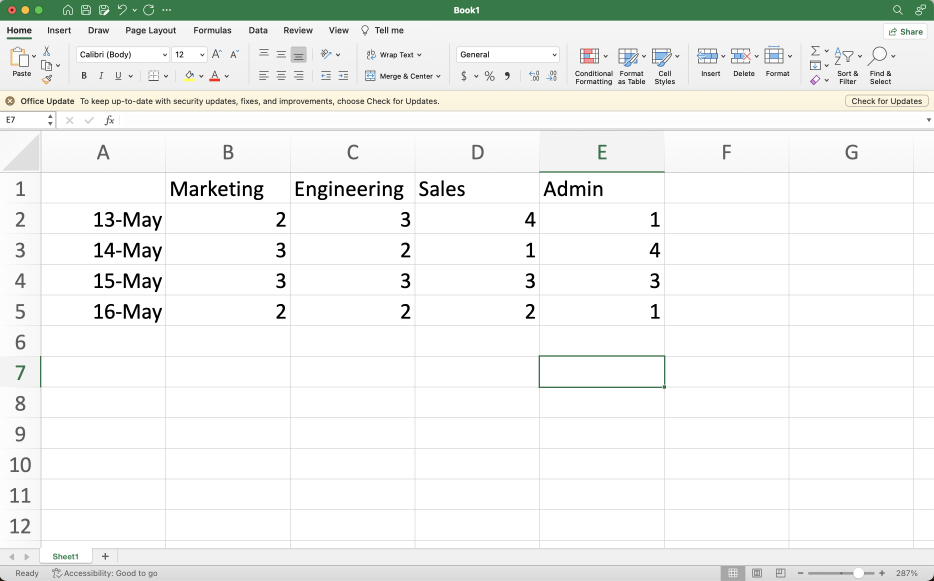
#> input picture tests/assets/excel.png, 2802 x 1742 px (shown at 1/3 size)
$ python -i gridcontext.py   (imports and definitions only)
#> lines starting #> are read from the running program, lines starting #| are printed output that depends on the picture
### openadapt/__init__.py
"""OpenAdapt - GUI automation with ML.

This is the meta-package that provides unified access to all OpenAdapt packages.
Install specific extras to get the functionality you need:

    pip install openadapt[capture]     # GUI capture only
    pip install openadapt[ml]          # ML models
    pip install openadapt[evals]       # Benchmarking
    pip install openadapt[all]         # Everything
"""

from .version import __version__

# Lazy imports to avoid pulling in heavy dependencies unless needed


def __getattr__(name: str):
    """Lazy import handler for optional packages."""
    # Capture package
    if name in (
        "Capture",
        "CaptureSession",
        "Recorder",
        "Action",
        "EventType",
        "MouseButton",
    ):
        from openadapt_capture import (  # noqa: F401
            Action,
            Capture,
            CaptureSession,
            EventType,
            MouseButton,
            Recorder,
        )

        return locals()[name]

    # Evals package
    if name in (
        "BenchmarkAdapter",
        "BenchmarkTask",
        "ApiAgent",
        "evaluate_agent_on_benchmark",
    ):
        from openadapt_evals import (  # noqa: F401
            ApiAgent,
            BenchmarkAdapter,
            BenchmarkTask,
            evaluate_agent_on_benchmark,
        )

        return locals()[name]

    # Viewer package
    if name in ("PageBuilder", "HTMLBuilder"):
        from openadapt_viewer import HTMLBuilder, PageBuilder  # noqa: F401

        return locals()[name]

    # ML package (heavy - only import if explicitly requested)
    if name in ("QwenVLAdapter", "train", "Trainer"):
        from openadapt_ml import QwenVLAdapter  # noqa: F401
        from openadapt_ml.training import Trainer  # noqa: F401

        return locals().get(name)

    # Grounding package (optional)
    if name in ("Grounder", "OmniGrounder", "GeminiGrounder"):
        try:
            from openadapt_grounding import (  # noqa: F401
                GeminiGrounder,
                Grounder,
                OmniGrounder,
            )

            return locals()[name]
        except ImportError:
            raise ImportError(
                f"{name} requires openadapt-grounding. "
                "Install with: pip install openadapt[grounding]"
            )

    # Retrieval package (optional)
    if name in ("DemoRetriever", "DemoLibrary"):
        try:
            from openadapt_retrieval import DemoLibrary, DemoRetriever  # noqa: F401

            return locals()[name]
        except ImportError:
            raise ImportError(
                f"{name} requires openadapt-retrieval. "
                "Install with: pip install openadapt[retrieval]"
            )

    raise AttributeError(f"module 'openadapt' has no attribute '{name}'")


__all__ = [
    "__version__",
    # From capture
    "Capture",
    "CaptureSession",
    "Recorder",
    "Action",
    "EventType",
    "MouseButton",
    # From evals
    "BenchmarkAdapter",
    "BenchmarkTask",
    "ApiAgent",
    "evaluate_agent_on_benchmark",
    # From viewer
    "PageBuilder",
    "HTMLBuilder",
    # From ml
    "QwenVLAdapter",
    "Trainer",
    # From grounding (optional)
    "Grounder",
    "OmniGrounder",
    "GeminiGrounder",
    # From retrieval (optional)
    "DemoRetriever",
    "DemoLibrary",
]

### experiments/gridcontext.py
from PIL import Image, ImageEnhance, ImageOps, ImageFilter
import cv2
import numpy as np
from openadapt import adapters, config, utils

# [42 lines left out: function apply_augmentations, not called in this run]

def apply_clahe(image: Image.Image) -> Image.Image:
    """
    Applies CLAHE (adaptive histogram equalization) to the image.

    Args:
        image (Image.Image): The original image.

    Returns:
        Image.Image: Image after applying CLAHE.
    """
    # Convert to OpenCV format (BGR)
    image_cv = cv2.cvtColor(np.array(image), cv2.COLOR_RGB2BGR)
#> image_cv is the input picture: shape (1742, 2802, 3); mean B, G, R 238.7, 241.3, 239.1

    # Convert to grayscale
    gray_image = cv2.cvtColor(image_cv, cv2.COLOR_BGR2GRAY)
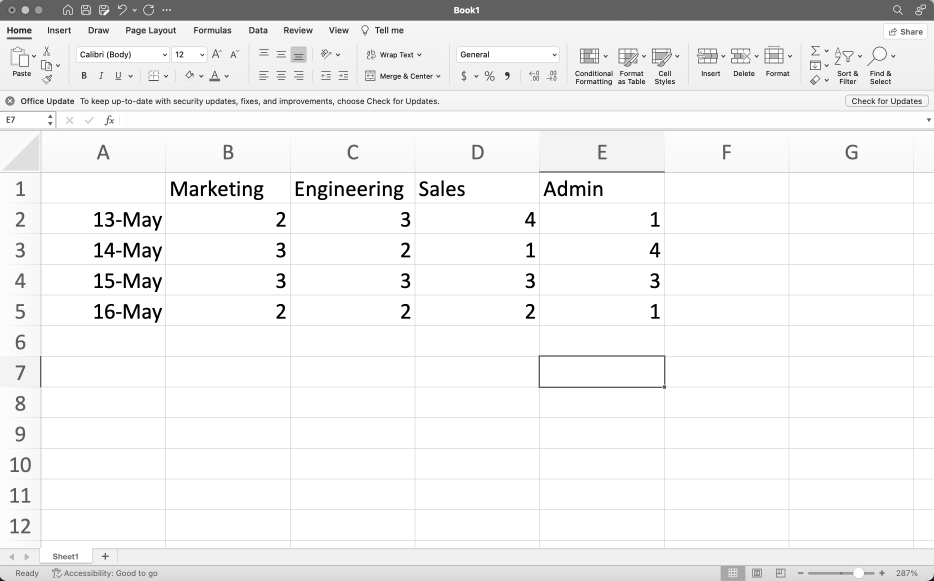
#> gray_image: shape (1742, 2802) (shown at 1/3 size); min 0, max 255, mean 240.3

    # Apply CLAHE
    clahe = cv2.createCLAHE(clipLimit=2.0, tileGridSize=(8, 8))
    equalized_image = clahe.apply(gray_image)
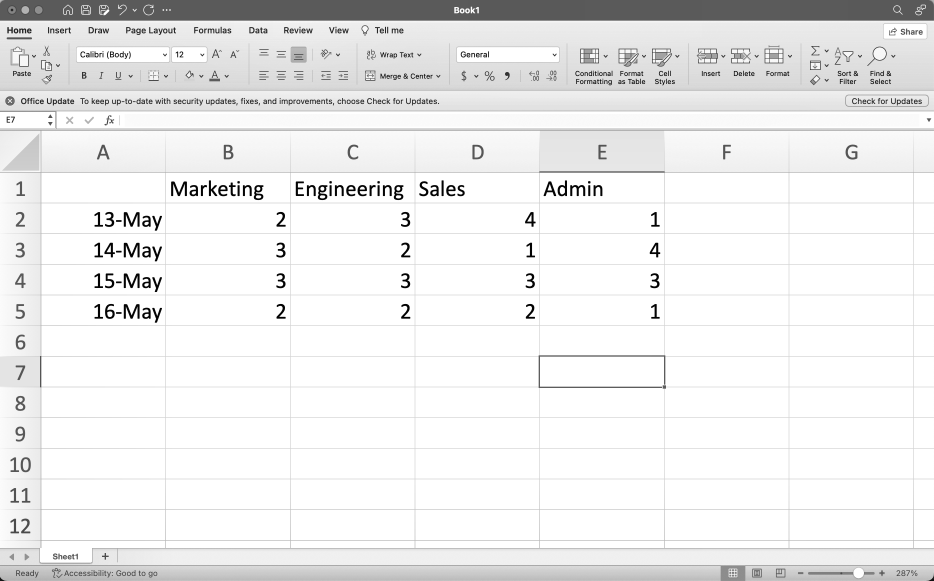
#> equalized_image: shape (1742, 2802) (shown at 1/3 size); min 1, max 255, mean 236.2

    # Convert back to RGB and PIL format
    equalized_image = cv2.cvtColor(equalized_image, cv2.COLOR_GRAY2RGB)
#> equalized_image: shape (1742, 2802, 3)
    return Image.fromarray(equalized_image)

# [18 lines left out: function _main, not called in this run]

from PIL import Image

from openadapt import adapters, config, plotting, vision, strategies, utils

# [54 lines left out: function main, not called in this run]

# [2 lines not run here, left out]

>>> import cv2
>>> picture = cv2.cvtColor(cv2.imread('../tests/assets/excel.png'), cv2.COLOR_BGR2RGB)
>>> result = apply_clahe(picture)

$ run again, on tests/assets/test_emr_image.png
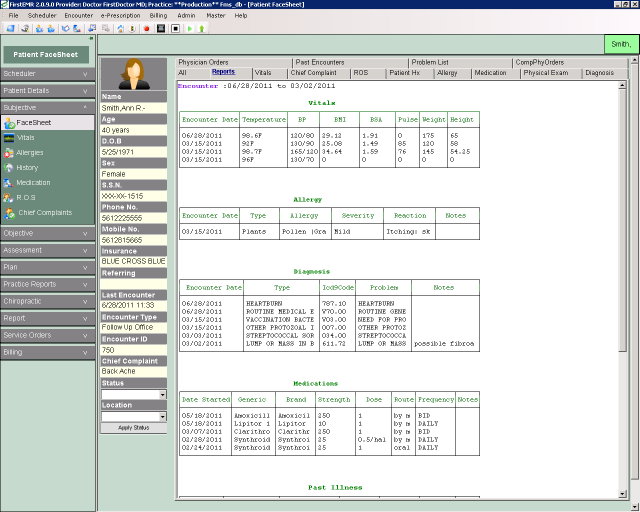
#> input picture tests/assets/test_emr_image.png, 1280 x 1024 px (shown at 1/2 size)
#> in apply_clahe, image_cv is the input picture: shape (1024, 1280, 3); mean B, G, R 217.5, 219.9, 215.8
#> in apply_clahe, `gray_image = cv2.cvtColor(image_cv, cv2.COLOR_BGR2GRAY)`:
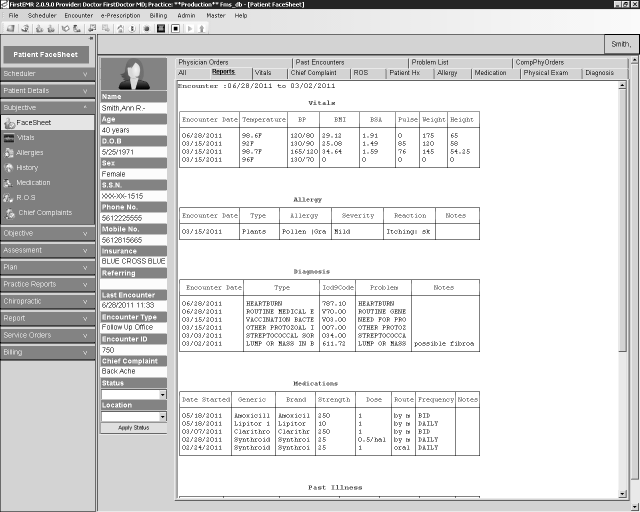
#> gray_image: shape (1024, 1280) (shown at 1/2 size); min 0, max 255, mean 218.4
